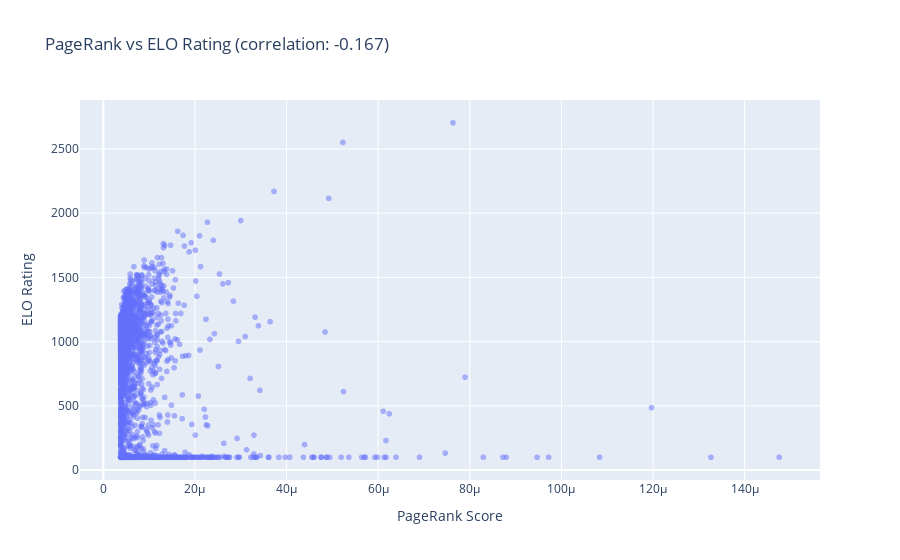

Source (notebook cell):
### Markdown cell above
## Correlation Analysis

### Code cell
# Correlation between PageRank and ELO
import numpy as np

correlation_data = user_gdf[['pagerank', 'elo_rating']].dropna().to_pandas()
correlation = np.corrcoef(correlation_data['pagerank'], correlation_data['elo_rating'])[0, 1]

print(f"\nCorrelation between PageRank and ELO: {correlation:.3f}")

# Scatter plot
fig = px.scatter(
    correlation_data.sample(min(5000, len(correlation_data))),  # Sample for performance
    x='pagerank',
    y='elo_rating',
    title=f'PageRank vs ELO Rating (correlation: {correlation:.3f})',
    labels={'pagerank': 'PageRank Score', 'elo_rating': 'ELO Rating'},
    opacity=0.5
)
fig.show()

### Figure 1 — Plotly figure (JSON) as saved in the notebook; plotly's stock layout.template omitted (floating-point values rounded to 4 significant figures; data arrays with more than 128 entries replaced by an {"elided": "..."} marker saying what was removed)
{"data": [{"hovertemplate": "PageRank Score=%{x}<br>ELO Rating=%{y}<extra></extra>", "legendgroup": "", "marker": {"color": "#636efa", "opacity": 0.5, "symbol": "circle"}, "mode": "markers", "name": "", "showlegend": false, "type": "scattergl", "x": {"elided": "5000 float values"}, "xaxis": "x", "y": {"elided": "5000 float values"}, "yaxis": "y"}], "layout": {"legend": {"tracegroupgap": 0}, "title": {"text": "PageRank vs ELO Rating (correlation: -0.167)"}, "xaxis": {"anchor": "y", "domain": [0, 1], "title": {"text": "PageRank Score"}}, "yaxis": {"anchor": "x", "domain": [0, 1], "title": {"text": "ELO Rating"}}}}
